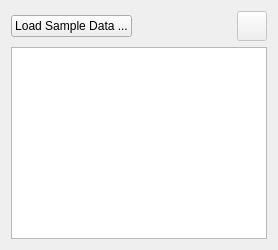
                      <widget class="QWidget" name="tab_8">
                       <attribute name="title">
                        <string>Sample</string>
                       </attribute>
                       <layout class="QVBoxLayout" name="verticalLayout_9">
                        <item>
                         <layout class="QHBoxLayout" name="horizontalLayout_4">
                          <item>
                           <widget class="QPushButton" name="import_sample_button">
                            <property name="sizePolicy">
                             <sizepolicy hsizetype="Fixed" vsizetype="Fixed">
                              <horstretch>0</horstretch>
                              <verstretch>0</verstretch>
                             </sizepolicy>
                            </property>
                            <property name="text">
                             <string>Load Sample Data ...</string>
                            </property>
                           </widget>
                          </item>
                          <item>
                           <widget class="QLabel" name="sample_folder">
                            <property name="text">
                             <string/>
                            </property>
                           </widget>
                          </item>
                          <item>
                           <spacer name="horizontalSpacer_2">
                            <property name="orientation">
                             <enum>Qt::Horizontal</enum>
                            </property>
                            <property name="sizeType">
                             <enum>QSizePolicy::Expanding</enum>
                            </property>
                            <property name="sizeHint" stdset="0">
                             <size>
                              <width>40</width>
                              <height>20</height>
                             </size>
                            </property>
                           </spacer>
                          </item>
                          <item>
                           <widget class="QPushButton" name="sample_infos_pushButton">
                            <property name="enabled">
                             <bool>false</bool>
                            </property>
                            <property name="minimumSize">
                             <size>
                              <width>30</width>
                              <height>30</height>
                             </size>
                            </property>
                            <property name="maximumSize">
                             <size>
                              <width>30</width>
                              <height>30</height>
                             </size>
                            </property>
                            <property name="text">
                             <string/>
                            </property>
                           </widget>
                          </item>
                         </layout>
                        </item>
                        <item>
                         <widget class="QListWidget" name="list_sample">
                          <property name="sizePolicy">
                           <sizepolicy hsizetype="Expanding" vsizetype="Expanding">
                            <horstretch>0</horstretch>
                            <verstretch>0</verstretch>
                           </sizepolicy>
                          </property>
                          <property name="minimumSize">
                           <size>
                            <width>0</width>
                            <height>0</height>
                           </size>
                          </property>
                          <property name="contextMenuPolicy">
                           <enum>Qt::CustomContextMenu</enum>
                          </property>
                          <property name="editTriggers">
                           <set>QAbstractItemView::NoEditTriggers</set>
                          </property>
                          <property name="alternatingRowColors">
                           <bool>true</bool>
                          </property>
                          <property name="selectionMode">
                           <enum>QAbstractItemView::ExtendedSelection</enum>
                          </property>
                          <property name="selectionBehavior">
                           <enum>QAbstractItemView::SelectRows</enum>
                          </property>
                         </widget>
                        </item>
                       </layout>
                      </widget>
